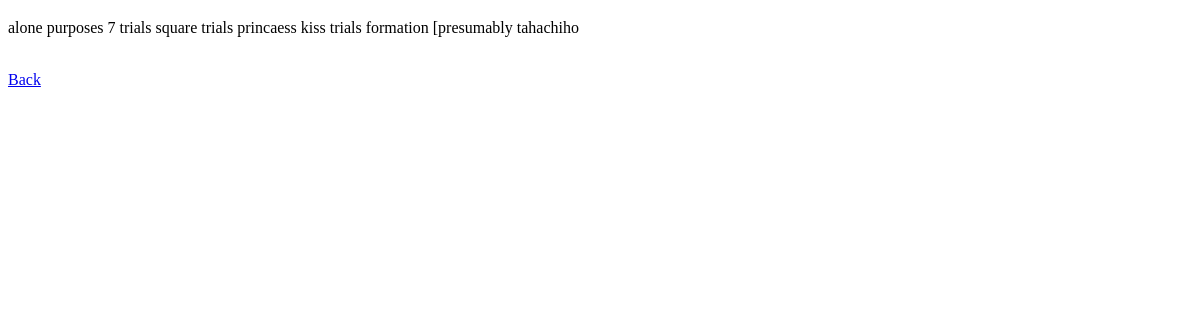
Before: /done/ with the older database file.
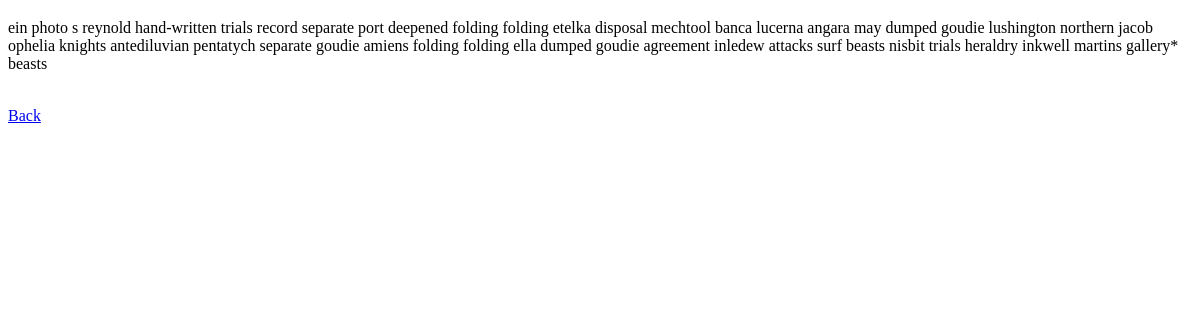
After: the same page with the newer database file.
### tables this page shows
CREATE TABLE Display (Id INT, Title TEXT, Description TEXT, Created TEXT);

### app.py (the view)
@app.route('/done/')
def done():
   con = sqlite3.connect("twam.db")
   con.row_factory = sqlite3.Row
   cur = con.cursor()
   cur.execute("select * from Display ORDER BY created DESC LIMIT 1")
   items = cur.fetchall();
   return render_template('done.html', items=items)

### templates/done.html (shortened to what this page needs)
<!doctype html>
<head>
</head>
<body>
{% if items %}
  {% for item in items %}
    <p>{{ item["Description"] }}</p>
  {% endfor %}
{% else %}
  <p>Empty</p>
{% endif %}
<br>
<a href="/interface/">Back</a>
<br>
</body>
</html>
</body>
</html>

Changed rows visible on the page:
no longer on this page (row unchanged): Display: Description "alone purposes 7 trials square trials princaess kiss trials formation [presumably tahachiho"
added Display: Description "ein photo s reynold hand-written trials record separate port deepened folding folding etelka disposal mechtool banca lucerna angara may dumped goudie lushington northern jacob ophelia knights antediluvian pentatych separate goudie amiens folding folding ella dumped goudie agreement inledew attacks surf beasts nisbit trials heraldry inkwell martins gallery* beasts"
